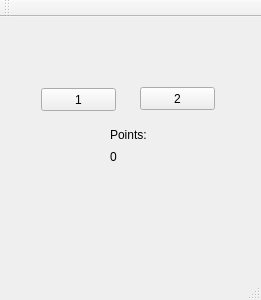
<?xml version="1.0" encoding="UTF-8"?>
<ui version="4.0">
 <class>MainWindow</class>
 <widget class="QMainWindow" name="MainWindow">
  <property name="geometry">
   <rect>
    <x>0</x>
    <y>0</y>
    <width>261</width>
    <height>300</height>
   </rect>
  </property>
  <property name="windowTitle">
   <string>MainWindow</string>
  </property>
  <widget class="QWidget" name="centralWidget">
   <widget class="QPushButton" name="pushButton">
    <property name="geometry">
     <rect>
      <x>41</x>
      <y>71</y>
      <width>75</width>
      <height>23</height>
     </rect>
    </property>
    <property name="text">
     <string>1</string>
    </property>
   </widget>
   <widget class="QPushButton" name="pushButton_2">
    <property name="geometry">
     <rect>
      <x>140</x>
      <y>70</y>
      <width>75</width>
      <height>23</height>
     </rect>
    </property>
    <property name="text">
     <string>2</string>
    </property>
   </widget>
   <widget class="QLabel" name="label">
    <property name="geometry">
     <rect>
      <x>110</x>
      <y>110</y>
      <width>41</width>
      <height>16</height>
     </rect>
    </property>
    <property name="text">
     <string>Points:</string>
    </property>
   </widget>
   <widget class="QLabel" name="label_2">
    <property name="geometry">
     <rect>
      <x>110</x>
      <y>130</y>
      <width>31</width>
      <height>20</height>
     </rect>
    </property>
    <property name="text">
     <string>0</string>
    </property>
   </widget>
  </widget>
  <widget class="QMenuBar" name="menuBar">
   <property name="geometry">
    <rect>
     <x>0</x>
     <y>0</y>
     <width>261</width>
     <height>21</height>
    </rect>
   </property>
  </widget>
  <widget class="QToolBar" name="mainToolBar">
   <attribute name="toolBarArea">
    <enum>TopToolBarArea</enum>
   </attribute>
   <attribute name="toolBarBreak">
    <bool>false</bool>
   </attribute>
  </widget>
  <widget class="QStatusBar" name="statusBar"/>
 </widget>
 <layoutdefault spacing="6" margin="11"/>
 <resources/>
 <connections/>
</ui>
